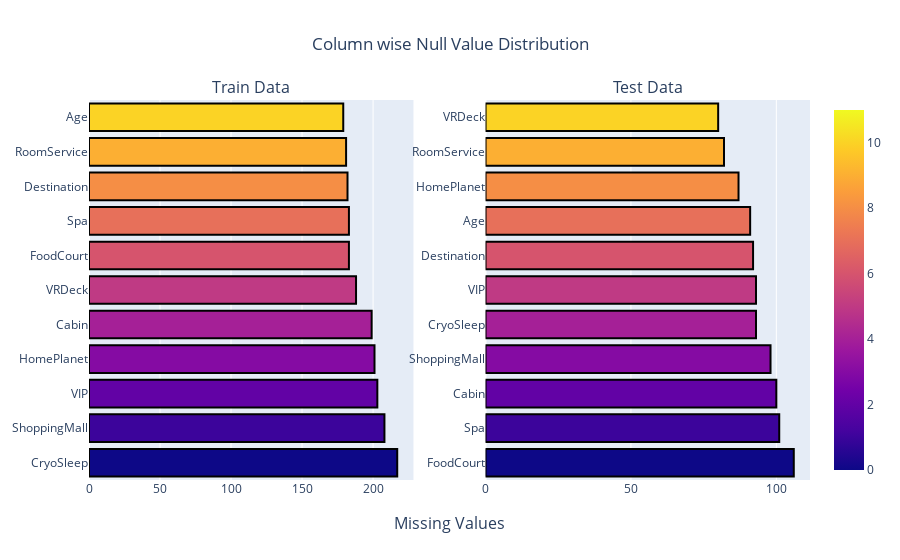

The notebook cell this image was saved under:
### Markdown cell above
Reivew the data with all the coulumn

### Code cell
test_null = pd.DataFrame(test.isna().sum())
test_null = test_null.sort_values(by = 0 ,ascending = False)
train_null = pd.DataFrame(train.isna().sum())
train_null = train_null.sort_values(by = 0 ,ascending = False)[:-1]
fig = make_subplots(rows=1, 
                    cols=2,
                    column_titles = ["Train Data", "Test Data"] ,
                    x_title="Missing Values")

fig.add_trace(go.Bar(x=train_null[0],
                     y=train_null.index,
                     orientation="h",
                    marker=dict(color=[n for n in range(12)], 
                                line_color='rgb(0,0,0)' , 
                                line_width = 2,
                                coloraxis="coloraxis")),
              1, 1)
fig.add_trace(go.Bar(x=test_null[0], 
                     y=test_null.index,
                     orientation="h",
                    marker=dict(color=[n for n in range(12)], 
                                line_color='rgb(0,0,0)', 
                                line_width = 2,
                                coloraxis="coloraxis")),
              1, 2)

fig.update_layout(showlegend=False, title_text="Column wise Null Value Distribution", title_x=0.5)

### Figure 1 — Plotly figure (JSON) as saved in the notebook; plotly's stock layout.template omitted (floating-point values rounded to 4 significant figures)
{"data": [{"marker": {"color": [0, 1, 2, 3, 4, 5, 6, 7, 8, 9, 10, 11], "coloraxis": "coloraxis", "line": {"color": "rgb(0,0,0)", "width": 2}}, "orientation": "h", "type": "bar", "x": [217, 208, 203, 201, 199, 188, 183, 183, 182, 181, 179], "xaxis": "x", "y": ["CryoSleep", "ShoppingMall", "VIP", "HomePlanet", "Cabin", "VRDeck", "FoodCourt", "Spa", "Destination", "RoomService", "Age"], "yaxis": "y"}, {"marker": {"color": [0, 1, 2, 3, 4, 5, 6, 7, 8, 9, 10, 11], "coloraxis": "coloraxis", "line": {"color": "rgb(0,0,0)", "width": 2}}, "orientation": "h", "type": "bar", "x": [106, 101, 100, 98, 93, 93, 92, 91, 87, 82, 80], "xaxis": "x2", "y": ["FoodCourt", "Spa", "Cabin", "ShoppingMall", "CryoSleep", "VIP", "Destination", "Age", "HomePlanet", "RoomService", "VRDeck"], "yaxis": "y2"}], "layout": {"annotations": [{"font": {"size": 16}, "showarrow": false, "text": "Train Data", "x": 0.225, "xanchor": "center", "xref": "paper", "y": 1, "yanchor": "bottom", "yref": "paper"}, {"font": {"size": 16}, "showarrow": false, "text": "Test Data", "x": 0.775, "xanchor": "center", "xref": "paper", "y": 1, "yanchor": "bottom", "yref": "paper"}, {"font": {"size": 16}, "showarrow": false, "text": "Missing Values", "x": 0.5, "xanchor": "center", "xref": "paper", "y": 0, "yanchor": "top", "yref": "paper", "yshift": -30}], "showlegend": false, "title": {"text": "Column wise Null Value Distribution", "x": 0.5}, "xaxis": {"anchor": "y", "domain": [0, 0.45]}, "xaxis2": {"anchor": "y2", "domain": [0.55, 1]}, "yaxis": {"anchor": "x", "domain": [0, 1]}, "yaxis2": {"anchor": "x2", "domain": [0, 1]}}}
